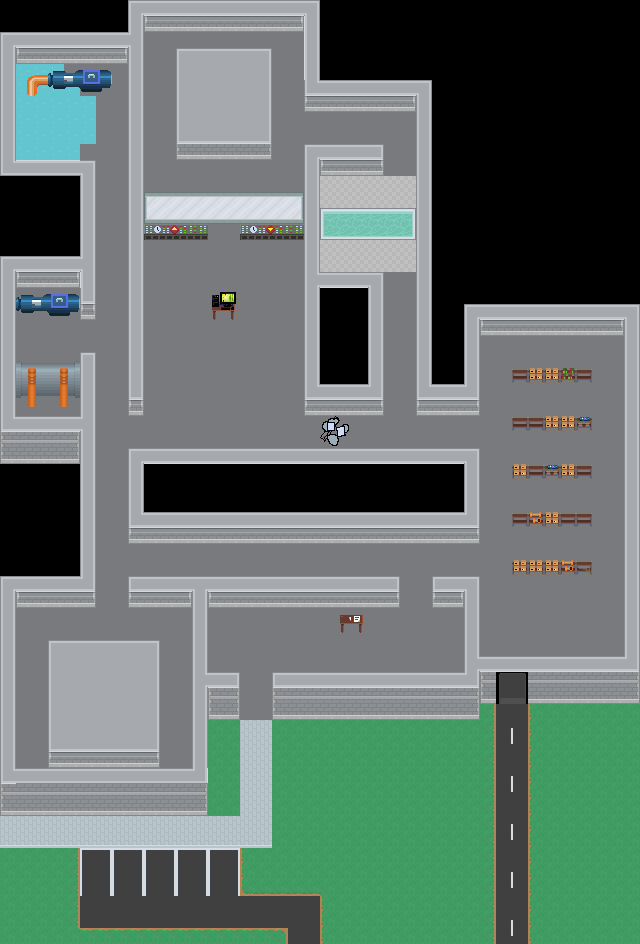

A level layout from a 2D game, rendered from its tile map. Below: a short description, then the map file with tile-grid data replaced by summaries:
An orthogonal 40x59 tile map with 16x16 px tiles, 4 tile layers (Background, CoolantLeak1, Walls, Rubble1), 6 tilesets.

<map version="1.5" tiledversion="1.7.2" orientation="orthogonal" renderorder="right-down" width="40" height="59" tilewidth="16" tileheight="16" infinite="0" nextlayerid="7" nextobjectid="1">
 <tileset firstgid="1" source="roguelikeCity_transparent.tsx" />
 <tileset firstgid="1037" source="roguelikeSheet_transparent.tsx" />
 <tileset firstgid="2804" name="shelves_transparent" tilewidth="16" tileheight="16" tilecount="6" columns="6">
  <image source="shelves_transparent.png" width="96" height="16" />
 </tileset>
 <tileset firstgid="2810" name="roguelikeChar_transparent" tilewidth="16" tileheight="16" tilecount="684" columns="57">
  <image source="roguelikeChar_transparent.png" width="917" height="203" />
 </tileset>
 <tileset firstgid="3494" name="roguelikeDungeon_transparent" tilewidth="16" tileheight="16" spacing="1" tilecount="522" columns="29">
  <image source="roguelikeDungeon_transparent.png" width="492" height="305" />
 </tileset>
 <tileset firstgid="4016" name="actionables" tilewidth="16" tileheight="16" tilecount="512" columns="64">
  <image source="../textures/actionables.png" width="1024" height="128" />
 </tileset>
 <layer id="1" name="Background" width="40" height="59">
  <data>[2360 cells, 1411 non-empty, 34 distinct tile ids]</data>
 </layer>
 <layer id="3" name="CoolantLeak1" width="40" height="59">
  <data>[2360 cells, 26 non-empty, 1 distinct tile ids]</data>
 </layer>
 <layer id="2" name="Walls" width="40" height="59">
  <properties>
   <property name="Blocks" type="bool" value="true" />
  </properties>
  <data>[2360 cells, 721 non-empty, 89 distinct tile ids]</data>
 </layer>
 <layer id="5" name="Rubble1" width="40" height="59">
  <properties>
   <property name="Blocks" type="bool" value="true" />
  </properties>
  <data>[2360 cells, 4 non-empty, 4 distinct tile ids]</data>
 </layer>
</map>
